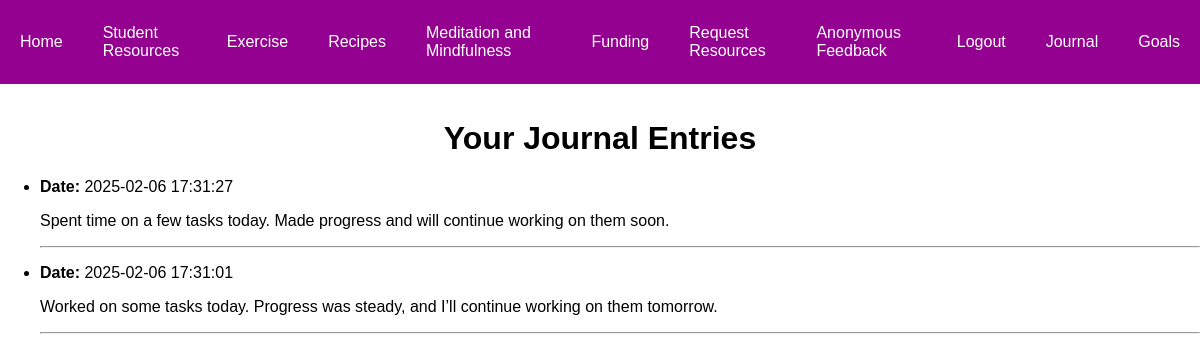
The page /journal-entries.php (signed in) on the database its author committed.
### tables this page shows
CREATE TABLE IF NOT EXISTS `private_journal` (
  `journal_id` int NOT NULL AUTO_INCREMENT,
  `user_id` int NOT NULL,
  `journal_entry` text NOT NULL,
  `created_at` timestamp NULL DEFAULT CURRENT_TIMESTAMP,
  PRIMARY KEY (`journal_id`),
  KEY `user_id` (`user_id`)
);

### journal-entries.php (the view, shortened to what this page needs)
<?php
$host = 'localhost';
$dbname = 'fyp';
$username = 'root';
$password = '';
try {
    $pdo = new PDO("mysql:host=$host;dbname=$dbname", $username, $password);
    $pdo->setAttribute(PDO::ATTR_ERRMODE, PDO::ERRMODE_EXCEPTION);
} catch (PDOException $e) {
    die("Connection failed: " . $e->getMessage());
}
$user_id = $_SESSION['user_id'];
$stmt = $pdo->prepare("SELECT journal_entry, created_at FROM private_journal WHERE user_id = ? ORDER BY created_at DESC");
$stmt->execute([$user_id]);
$entries = $stmt->fetchAll();
?>
<!DOCTYPE html>
<html lang="en">
<head>
    <link rel="stylesheet" href="css/styles.css">
</head>
<body>
    <nav>
        <ul>
            <li><a href="index.php">Home</a></li>
            <li><a href="year-resources.php">Student Resources</a></li>
            <li><a href="exercise.php">Exercise</a></li>
            <li><a href="nutrition.php">Recipes</a></li>
            <li><a href="meditation-mindfulness.php">Meditation and Mindfulness</a></li>
            <li><a href="funding.php">Funding</a></li>
            <li><a href="questionnaire.php">Request Resources</a></li>
            <li><a href="anonymous-feedback.php">Anonymous Feedback</a></li>
            <?php if (isset($_SESSION['user_id'])): ?>
                <li><a href="logout.php">Logout</a></li>
                <li><a href="journal.php">Journal</a></li>
                <li><a href="goals.php">Goals</a></li>
            <?php else: ?>
                <li><a href="login.php">Login</a></li>
            <?php endif; ?>
        </ul>
    </nav>
    <h1 class="journal-header">Your Journal Entries</h1>
    <?php if ($entries): ?>
        <ul>
            <?php foreach ($entries as $entry): ?>
                <li>
                    <p><strong>Date:</strong> <?= htmlspecialchars($entry['created_at']) ?></p>
                    <p><?= nl2br(htmlspecialchars($entry['journal_entry'])) ?></p>
                    <hr>
                </li>
            <?php endforeach; ?>
        </ul>
    <?php else: ?>
        <div class="no-entries">
            <p>No entries found. <a href="journal-add.php">Add a new entry</a>.</p>
        </div>
    <?php endif; ?>
</body>
</html>

### css/styles.css (style rules this page uses)
body { font-family: Arial, sans-serif; margin: 0; padding: 0; box-sizing: border-box; }
nav { background-color: #940090; display: flex; justify-content: center; align-items: center; padding: 10px 0; position: fixed; top: 0; width: 100%; z-index: 1000; }
nav ul { list-style-type: none; margin: 0; padding: 0; display: flex; }
nav ul li { display: flex; align-items: center; }
nav ul li a { color: #fff; padding: 14px 20px; text-decoration: none; display: block; font-size: 16px; transition: background-color 0.3s ease; }
.journal-header { font-size: 2rem; text-align: center; margin-top: 120px; }

### rows shown on the page
private_journal: created_at "2025-02-06 17:31:27", journal_entry "Spent time on a few tasks today. Made progress and will continue working on them soon."
private_journal: created_at "2025-02-06 17:31:01", journal_entry "Worked on some tasks today. Progress was steady, and I’ll continue working on them tomorrow."
